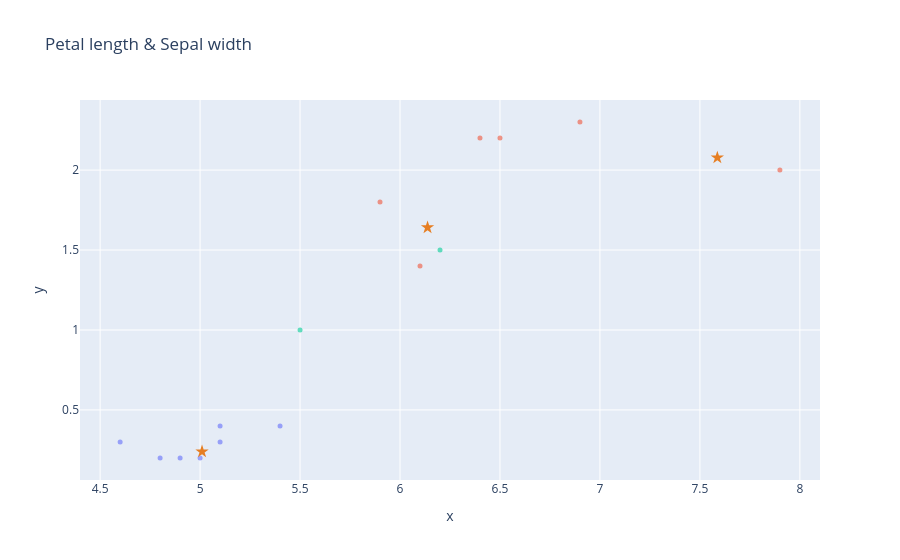

Notebook source saved alongside this figure:
### Code cell
fig = plot_dataframe(validation[:, [0,3]], title='Blobs Dataset', label=y_validation)
for i, centroid in enumerate(centroids):
    fig = plot_centroid(fig, centroid[[0,3]], colors=["#e67e22"], marker_size=10, symbol='star', name=f'Centroid {i+1}')
fig.update_layout(showlegend=False, title='Petal length & Sepal width')
fig.show()

### Figure 1 — Plotly figure (JSON) as saved in the notebook; plotly's stock layout.template omitted (floating-point values rounded to 4 significant figures)
{"data": [{"hovertemplate": "color=#f7dc6f<br>x=%{x}<br>y=%{y}<extra></extra>", "legendgroup": "#f7dc6f", "marker": {"color": "#636efa", "opacity": 0.6, "size": 5, "symbol": "circle"}, "mode": "markers", "name": "#f7dc6f", "orientation": "v", "showlegend": true, "type": "scatter", "x": [4.9, 5.1, 4.8, 4.6, 5.4, 5.1, 5.0], "xaxis": "x", "y": [0.2, 0.3, 0.2, 0.3, 0.4, 0.4, 0.2], "yaxis": "y"}, {"hovertemplate": "color=#f1948a<br>x=%{x}<br>y=%{y}<extra></extra>", "legendgroup": "#f1948a", "marker": {"color": "#EF553B", "opacity": 0.6, "size": 5, "symbol": "circle"}, "mode": "markers", "name": "#f1948a", "orientation": "v", "showlegend": true, "type": "scatter", "x": [6.4, 6.5, 6.1, 7.9, 5.9, 6.9], "xaxis": "x", "y": [2.2, 2.2, 1.4, 2.0, 1.8, 2.3], "yaxis": "y"}, {"hovertemplate": "color=#82e0aa<br>x=%{x}<br>y=%{y}<extra></extra>", "legendgroup": "#82e0aa", "marker": {"color": "#00cc96", "opacity": 0.6, "size": 5, "symbol": "circle"}, "mode": "markers", "name": "#82e0aa", "orientation": "v", "showlegend": true, "type": "scatter", "x": [6.2, 5.5], "xaxis": "x", "y": [1.5, 1.0], "yaxis": "y"}, {"marker": {"color": "#e67e22", "size": 10, "symbol": "star"}, "mode": "markers", "name": "Centroid 1", "type": "scatter", "x": [6.138], "y": [1.641]}, {"marker": {"color": "#e67e22", "size": 10, "symbol": "star"}, "mode": "markers", "name": "Centroid 2", "type": "scatter", "x": [7.587], "y": [2.078]}, {"marker": {"color": "#e67e22", "size": 10, "symbol": "star"}, "mode": "markers", "name": "Centroid 3", "type": "scatter", "x": [5.01], "y": [0.2395]}, {"marker": {"color": "#e67e22", "size": 10, "symbol": "star"}, "mode": "markers", "name": "Centroid 4", "type": "scatter", "x": [null], "y": [null]}, {"marker": {"color": "#e67e22", "size": 10, "symbol": "star"}, "mode": "markers", "name": "Centroid 5", "type": "scatter", "x": [null], "y": [null]}, {"marker": {"color": "#e67e22", "size": 10, "symbol": "star"}, "mode": "markers", "name": "Centroid 6", "type": "scatter", "x": [null], "y": [null]}, {"marker": {"color": "#e67e22", "size": 10, "symbol": "star"}, "mode": "markers", "name": "Centroid 7", "type": "scatter", "x": [null], "y": [null]}, {"marker": {"color": "#e67e22", "size": 10, "symbol": "star"}, "mode": "markers", "name": "Centroid 8", "type": "scatter", "x": [null], "y": [null]}, {"marker": {"color": "#e67e22", "size": 10, "symbol": "star"}, "mode": "markers", "name": "Centroid 9", "type": "scatter", "x": [null], "y": [null]}, {"marker": {"color": "#e67e22", "size": 10, "symbol": "star"}, "mode": "markers", "name": "Centroid 10", "type": "scatter", "x": [null], "y": [null]}], "layout": {"legend": {"title": {"text": "color"}, "tracegroupgap": 0}, "showlegend": false, "title": {"text": "Petal length & Sepal width"}, "xaxis": {"anchor": "y", "domain": [0, 1], "title": {"text": "x"}}, "yaxis": {"anchor": "x", "domain": [0, 1], "title": {"text": "y"}}}}
